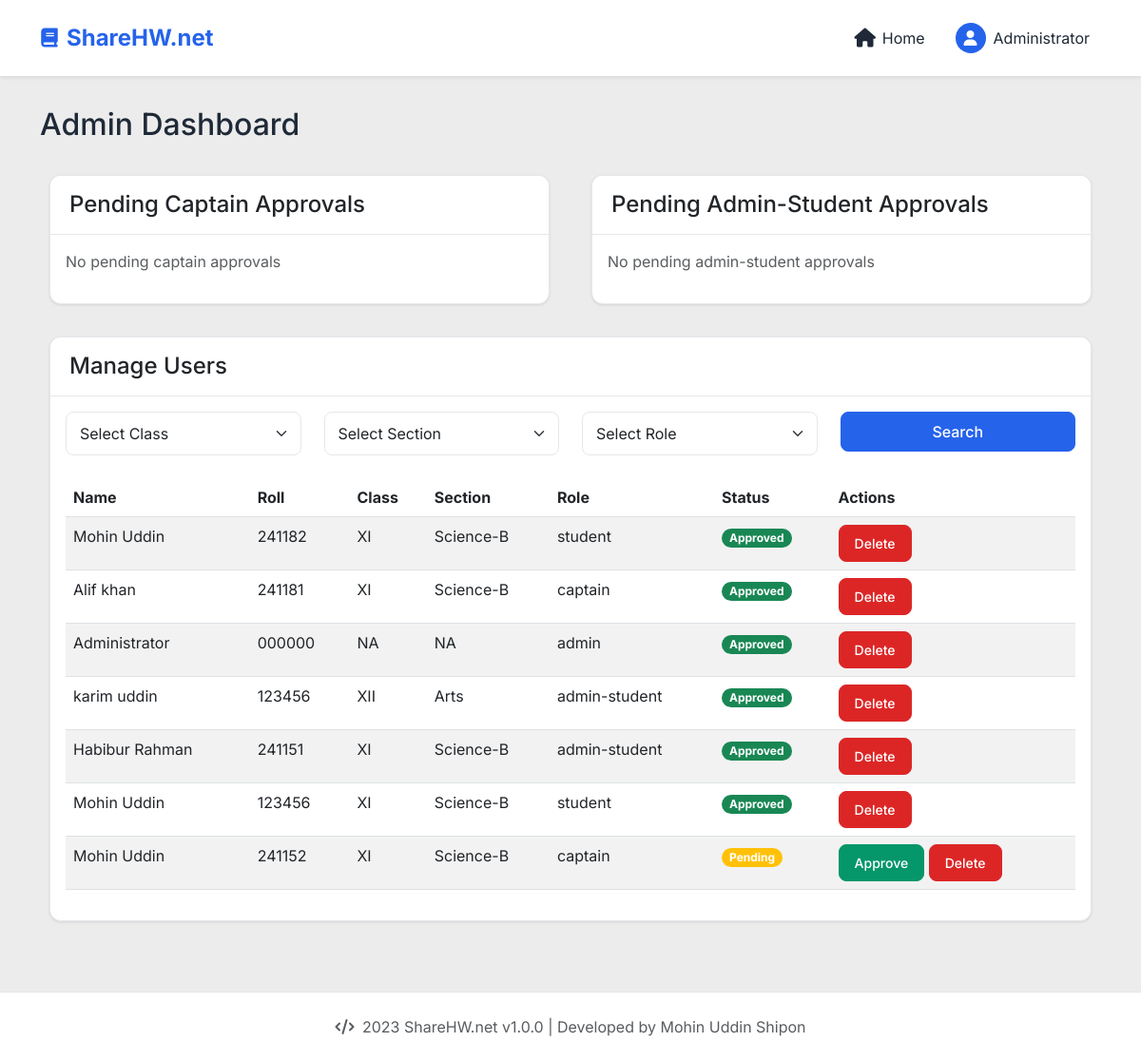
/admin/search_users (signed in), run on the app's committed database.
### models.py (models this page shows, shortened)
class User(UserMixin, db.Model):
    id = db.Column(db.Integer, primary_key=True)
    full_name = db.Column(db.String(100), nullable=False)
    roll_number = db.Column(db.String(6), nullable=False)
    class_name = db.Column(db.String(3), nullable=False)  # XI or XII
    section = db.Column(db.String(20), nullable=False)  # Science-A, Science-B, Arts, Commerce
    role = db.Column(db.String(20), nullable=False)  # student, captain, admin-student, admin
    password_hash = db.Column(db.String(128))  # Only for captain and admin-student
    is_approved = db.Column(db.Boolean, default=False)
    account_expiry = db.Column(db.DateTime)
    id_card_image = db.Column(db.String(255))  # Required for captain and admin-student
    created_at = db.Column(db.DateTime, default=datetime.utcnow)
    homeworks = db.relationship('Homework', backref='uploader', lazy=True)
    approvals_given = db.relationship('AdminStudentApproval',
                                    backref='captain',
                                    lazy=True,
                                    foreign_keys='AdminStudentApproval.captain_id')
    approvals_received = db.relationship('AdminStudentApproval',
                                       backref='admin_student',
                                       lazy=True,
                                       foreign_keys='AdminStudentApproval.admin_student_id')

### admin.py (the view)
@admin.route('/search_users')
@login_required
def search_users():
    if current_user.role != 'admin':
        flash('Access denied', 'danger')
        return redirect(url_for('main.home'))
    class_name = request.args.get('class_name')
    section = request.args.get('section')
    role = request.args.get('role')
    query = User.query
    if class_name:
        query = query.filter_by(class_name=class_name)
    if section:
        query = query.filter_by(section=section)
    if role:
        query = query.filter_by(role=role)
    users = query.all()
    return render_template('admin_dashboard.html', users=users)

### app.py (called while the page is built)
def create_app():
    app = Flask(__name__)
    app.config.from_object(Config)
    os.makedirs(app.config['UPLOAD_FOLDER_HOMEWORK'], exist_ok=True)
    os.makedirs(app.config['UPLOAD_FOLDER_ID_CARDS'], exist_ok=True)
    db.init_app(app)
    migrate = Migrate(app, db)
    csrf = CSRFProtect(app)
    login_manager = LoginManager(app)
    login_manager.login_view = 'auth.login'
    with app.app_context():
        db.create_all()
    @login_manager.user_loader
    def load_user(user_id):
        return User.query.get(int(user_id))
    app.register_blueprint(auth)
    app.register_blueprint(admin)
    app.register_blueprint(homework)
    app.register_blueprint(main)
    return app

### templates/admin_dashboard.html (shortened to what this page needs)
{% extends "base.html" %}
{% block content %}
<div class="container">
    <h2 class="mb-4">Admin Dashboard</h2>
    <div class="row">
        <div class="col-md-6">
            <div class="card mb-4">
                <div class="card-header">
                    <h4 class="mb-0">Pending Captain Approvals</h4>
                </div>
                <div class="card-body">
                    {% if pending_captains %}
                        <div class="list-group">
                            {% for captain in pending_captains %}
                                <div class="list-group-item">
                                    <div class="d-flex justify-content-between align-items-center">
                                        <div>
                                            <h5 class="mb-1">{{ captain.full_name }}</h5>
                                            <p class="mb-1">Roll: {{ captain.roll_number }}</p>
                                            <p class="mb-1">Class: {{ captain.class_name }} - {{ captain.section }}</p>
                                            {% if captain.id_card_image %}
                                                <a href="{{ url_for('main.id_card_file', filename=captain.id_card_image) }}"
                                                   target="_blank" class="btn btn-sm btn-outline-primary">View ID Card</a>
                                            {% endif %}
                                        </div>
                                        <div class="btn-group">
                                            <form action="{{ url_for('admin.approve_user', user_id=captain.id) }}" method="POST" class="d-inline">
                                                <input type="hidden" name="csrf_token" value="{{ csrf_token() }}">
                                                <button type="submit" class="btn btn-success">Approve</button>
                                            </form>
                                            <form action="{{ url_for('admin.reject_user', user_id=captain.id) }}" method="POST" class="d-inline ms-2">
                                                <input type="hidden" name="csrf_token" value="{{ csrf_token() }}">
                                                <button type="submit" class="btn btn-danger">Reject</button>
                                            </form>
                                        </div>
                                    </div>
                                </div>
                            {% endfor %}
                        </div>
                    {% else %}
                        <p class="text-muted">No pending captain approvals</p>
                    {% endif %}
                </div>
            </div>
        </div>
        <div class="col-md-6">
            <div class="card mb-4">
                <div class="card-header">
                    <h4 class="mb-0">Pending Admin-Student Approvals</h4>
                </div>
                <div class="card-body">
                    {% if pending_admin_students %}
                        <div class="list-group">
                            {% for admin_student in pending_admin_students %}
                                <div class="list-group-item">
                                    <div class="d-flex justify-content-between align-items-center">
                                        <div>
                                            <h5 class="mb-1">{{ admin_student.full_name }}</h5>
                                            <p class="mb-1">Roll: {{ admin_student.roll_number }}</p>
                                            <p class="mb-1">Class: {{ admin_student.class_name }} - {{ admin_student.section }}</p>
                                            {% if admin_student.id_card_image %}
                                                <a href="{{ url_for('main.id_card_file', filename=admin_student.id_card_image) }}"
                                                   target="_blank" class="btn btn-sm btn-outline-primary">View ID Card</a>
                                            {% endif %}
                                        </div>
                                        <div class="btn-group">
                                            <form action="{{ url_for('admin.approve_user', user_id=admin_student.id) }}" method="POST" class="d-inline">
                                                <input type="hidden" name="csrf_token" value="{{ csrf_token() }}">
                                                <button type="submit" class="btn btn-success">Approve</button>
                                            </form>
                                            <form action="{{ url_for('admin.reject_user', user_id=admin_student.id) }}" method="POST" class="d-inline ms-2">
                                                <input type="hidden" name="csrf_token" value="{{ csrf_token() }}">
                                                <button type="submit" class="btn btn-danger">Reject</button>
                                            </form>
                                        </div>
                                    </div>
                                </div>
                            {% endfor %}
                        </div>
                    {% else %}
                        <p class="text-muted">No pending admin-student approvals</p>
                    {% endif %}
                </div>
            </div>
        </div>
    </div>
    <div class="card">
        <div class="card-header">
            <h4 class="mb-0">Manage Users</h4>
        </div>
        <div class="card-body">
            <form action="{{ url_for('admin.search_users') }}" method="GET" class="mb-4">
                <div class="row">
                    <div class="col-md-3">
                        <select name="class_name" class="form-select">
                            <option value="">Select Class</option>
                        </select>
                    </div>
                    <div class="col-md-3">
                        <select name="section" class="form-select">
                            <option value="">Select Section</option>
                        </select>
                    </div>
                    <div class="col-md-3">
                        <select name="role" class="form-select">
                            <option value="">Select Role</option>
                        </select>
                    </div>
                    <div class="col-md-3">
                        <button type="submit" class="btn btn-primary w-100">Search</button>
                    </div>
                </div>
            </form>
            {% if users %}
                <div class="table-responsive">
                    <table class="table table-striped">
                        <thead>
                            <tr>
                                <th>Name</th>
                                <th>Roll</th>
                                <th>Class</th>
                                <th>Section</th>
                                <th>Role</th>
                                <th>Status</th>
                                <th>Actions</th>
                            </tr>
                        </thead>
                        <tbody>
                            {% for user in users %}
                                <tr>
                                    <td>{{ user.full_name }}</td>
                                    <td>{{ user.roll_number }}</td>
                                    <td>{{ user.class_name }}</td>
                                    <td>{{ user.section }}</td>
                                    <td>{{ user.role }}</td>
                                    <td>
                                        {% if user.is_approved %}
                                            <span class="badge bg-success">Approved</span>
                                        {% else %}
                                            <span class="badge bg-warning">Pending</span>
                                        {% endif %}
                                    </td>
                                    <td>
                                        {% if not user.is_approved %}
                                            <form action="{{ url_for('admin.approve_user', user_id=user.id) }}" method="POST" class="d-inline">
                                                <button type="submit" class="btn btn-sm btn-success">Approve</button>
                                            </form>
                                        {% endif %}
                                        <form action="{{ url_for('admin.reject_user', user_id=user.id) }}" method="POST" class="d-inline">
                                            <button type="submit" class="btn btn-sm btn-danger">Delete</button>
                                        </form>
                                    </td>
                                </tr>
                            {% endfor %}
                        </tbody>
                    </table>
                </div>
            {% endif %}
        </div>
    </div>
</div>
{% endblock %}

### templates/base.html (shortened to what this page needs)
<!DOCTYPE html>
<html lang="en">
<head>
    <link href="https://cdn.jsdelivr.net/npm/bootstrap@5.3.0/dist/css/bootstrap.min.css" rel="stylesheet">
    <link href="https://cdnjs.cloudflare.com/ajax/libs/font-awesome/6.4.0/css/all.min.css" rel="stylesheet">
    <link href="{{ url_for('static', filename='css/base.css') }}" rel="stylesheet">
</head>
<body>
    <header class="custom-header">
        <div >
            <div class="container header-container">
                <a href="{{ url_for('main.home') }}" class="brand">
                    <i class="fa-solid fa-book nav-icon"></i>
                    <span class="brand-text ms-2">ShareHW.net</span>
                </a>
                <ul class="nav-list">
                    {% if current_user.is_authenticated %}
                    <li class="nav-item">
                        <a href="{{ url_for('main.home') }}"
                            class="nav-link {% if request.endpoint == 'main.home' %}active{% endif %}" title="Home">
                            <i class="fa-solid fa-house nav-icon"></i>
                            <span class="nav-text">Home</span>
                        </a>
                    </li>
                    <li class="nav-item user-menu">
                        <a href="#" class="nav-link" title="{{ current_user.full_name }}">
                            <div class="user-avatar">
                                <i class="fa fa-user"></i>
                            </div>
                            <span class="nav-text">{{ current_user.full_name }}</span>
                        </a>
                    </li>
                    {% endif %}
                </ul>
            </div>
        </div>
    </header>
    <div class="container main-content">
        {% block content %}{% endblock %}
    </div>
    <footer>
        <div class="container text-center">
            <p class="mb-0 text-muted">
                <i class="fa-solid fa-code me-1"></i>
                2023 ShareHW.net v1.0.0 | Developed by Mohin Uddin Shipon
            </p>
        </div>
    </footer>
</body>
</html>

### static/css/base.css (style rules this page uses)
:root { --primary-color: #2563eb; --secondary-color: #1e40af; --success-color: #059669; --danger-color: #dc2626; --background-color: #ececec; --text-color: #1f2937; --border-color: #e5e7eb; }
body { min-height: 100vh; display: flex; flex-direction: column; font-family: 'Inter', sans-serif; background-color: var(--background-color); color: var(--text-color); }
.custom-header { background-color: white; box-shadow: 0 2px 4px rgba(0, 0, 0, 0.08); padding: 0.75rem 0; position: sticky; top: 0; z-index: 1000; }
.header-container { display: flex; align-items: center; justify-content: space-between; gap: 1rem; }
.brand { display: flex; align-items: center; font-weight: 700; font-size: 1.5rem; color: var(--primary-color); text-decoration: none; }
.nav-list { display: flex; align-items: center; gap: 0.5rem; margin: 0; padding: 0; list-style: none; }
.nav-item { position: relative; }
.nav-link { display: flex; align-items: center; padding: 0.75rem; color: var(--text-color); text-decoration: none; border-radius: 0.5rem; transition: all 0.2s ease; gap: 0.5rem; }
.nav-icon { font-size: 1.25rem; width: 1.25rem; height: 1.25rem; display: flex; align-items: center; justify-content: center; }
.nav-text { display: none; }
.badge { background-color: var(--danger-color); color: white; font-size: 0.75rem; padding: 0.25rem 0.5rem; border-radius: 1rem; }
.user-menu { position: relative; }
.user-avatar { width: 32px; height: 32px; border-radius: 50%; background-color: var(--primary-color); color: white; display: flex; align-items: center; justify-content: center; font-weight: 600; }
.main-content { flex: 1; padding: 2rem 0; }
.card { border: 1px solid var(--border-color); border-radius: 0.75rem; box-shadow: 0 1px 3px rgba(0, 0, 0, 0.1); overflow: hidden; margin: 10px; }
.card-header { background-color: white; border-bottom: 1px solid var(--border-color); padding: 1rem 1.25rem; }
.btn { font-weight: 500; padding: 0.5rem 1rem; border-radius: 0.5rem; transition: all 0.2s; }
.btn-primary { background-color: var(--primary-color); border-color: var(--primary-color); }
.btn-success { background-color: var(--success-color); border-color: var(--success-color); }
.btn-danger { background-color: var(--danger-color); border-color: var(--danger-color); }
.form-control, .form-select { border-radius: 0.5rem; padding: 0.625rem 0.875rem; border-color: var(--border-color); }
footer { background-color: white; border-top: 1px solid var(--border-color); padding: 1.5rem 0; margin-top: 2rem; }
@media (min-width: 768px) { .nav-text { display: inline; } }

### data on the page
User: full_name "Administrator", roll_number "000000", class_name "NA", section "NA", role "admin", is_approved "Approved"
User: full_name "Mohin Uddin", roll_number "241182", class_name "XI", section "Science-B", role "student", is_approved "Approved"
User: full_name "Alif khan", roll_number "241181", class_name "XI", section "Science-B", role "captain", is_approved "Approved"
User: full_name "karim uddin", roll_number "123456", class_name "XII", section "Arts", role "admin-student", is_approved "Approved"
User: full_name "Habibur Rahman", roll_number "241151", class_name "XI", section "Science-B", role "admin-student", is_approved "Approved"
User: full_name "Mohin Uddin", roll_number "123456", class_name "XI", section "Science-B", role "student", is_approved "Approved"
User: full_name "Mohin Uddin", roll_number "241152", class_name "XI", section "Science-B", role "captain", is_approved "Pending"
